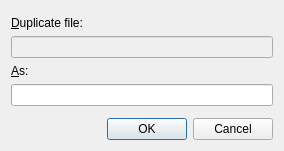
<?xml version="1.0" encoding="UTF-8"?>
<ui version="4.0">
 <class>DuplicateDialog</class>
 <widget class="QDialog" name="DuplicateDialog">
  <property name="geometry">
   <rect>
    <x>0</x>
    <y>0</y>
    <width>284</width>
    <height>151</height>
   </rect>
  </property>
  <property name="windowTitle">
   <string>Duplicate file</string>
  </property>
  <layout class="QVBoxLayout" name="verticalLayout">
   <item>
    <spacer name="topSpacer">
     <property name="orientation">
      <enum>Qt::Vertical</enum>
     </property>
     <property name="sizeHint" stdset="0">
      <size>
       <width>20</width>
       <height>40</height>
      </size>
     </property>
    </spacer>
   </item>
   <item>
    <widget class="QLabel" name="oldNameLabel">
     <property name="text">
      <string>&amp;Duplicate file:</string>
     </property>
     <property name="buddy">
      <cstring>oldNameEdit</cstring>
     </property>
    </widget>
   </item>
   <item>
    <widget class="QLineEdit" name="oldNameEdit">
     <property name="enabled">
      <bool>false</bool>
     </property>
     <property name="readOnly">
      <bool>true</bool>
     </property>
    </widget>
   </item>
   <item>
    <widget class="QLabel" name="newNameLabel">
     <property name="text">
      <string>&amp;As:</string>
     </property>
     <property name="buddy">
      <cstring>newNameEdit</cstring>
     </property>
    </widget>
   </item>
   <item>
    <widget class="QLineEdit" name="newNameEdit"/>
   </item>
   <item>
    <spacer name="bottomSpacer">
     <property name="orientation">
      <enum>Qt::Vertical</enum>
     </property>
     <property name="sizeHint" stdset="0">
      <size>
       <width>20</width>
       <height>40</height>
      </size>
     </property>
    </spacer>
   </item>
   <item>
    <widget class="QDialogButtonBox" name="buttonBox">
     <property name="orientation">
      <enum>Qt::Horizontal</enum>
     </property>
     <property name="standardButtons">
      <set>QDialogButtonBox::Cancel|QDialogButtonBox::Ok</set>
     </property>
    </widget>
   </item>
  </layout>
 </widget>
 <tabstops>
  <tabstop>oldNameEdit</tabstop>
  <tabstop>newNameEdit</tabstop>
 </tabstops>
 <resources/>
 <connections>
  <connection>
   <sender>buttonBox</sender>
   <signal>accepted()</signal>
   <receiver>DuplicateDialog</receiver>
   <slot>accept()</slot>
   <hints>
    <hint type="sourcelabel">
     <x>248</x>
     <y>254</y>
    </hint>
    <hint type="destinationlabel">
     <x>157</x>
     <y>274</y>
    </hint>
   </hints>
  </connection>
  <connection>
   <sender>buttonBox</sender>
   <signal>rejected()</signal>
   <receiver>DuplicateDialog</receiver>
   <slot>reject()</slot>
   <hints>
    <hint type="sourcelabel">
     <x>316</x>
     <y>260</y>
    </hint>
    <hint type="destinationlabel">
     <x>286</x>
     <y>274</y>
    </hint>
   </hints>
  </connection>
 </connections>
</ui>
